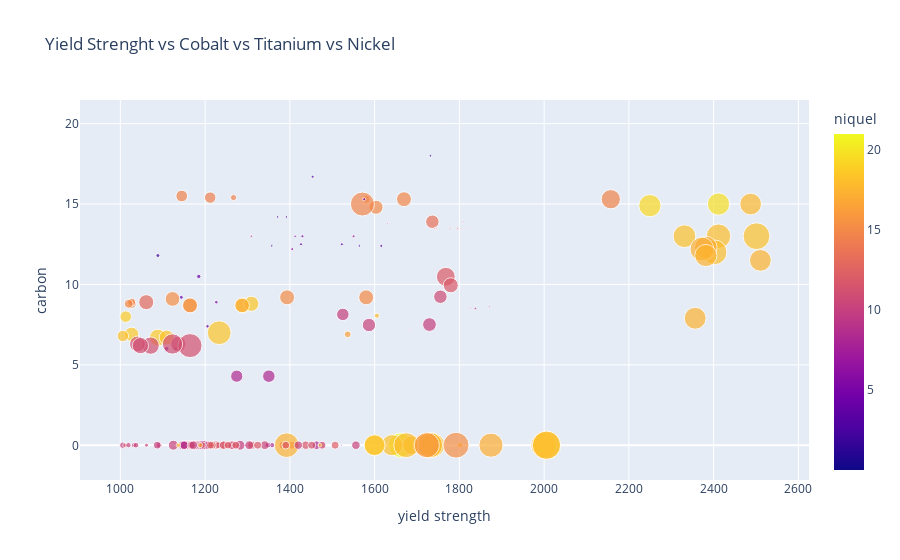

The notebook cell saved with this chart:
### Markdown cell above
## Yield Strenght vs Cobalt vs Titanium vs Nickel scatterplot

### Code cell
fig = px.scatter(data_frame=df, x="yield strength", y= "co", size= "ti", color= "ni", labels={"ni":"niquel"}, title="Yield Strenght vs Cobalt vs Titanium vs Nickel")
fig.update_layout(yaxis_title="carbon")
fig.show()

### Figure 1 — Plotly figure (JSON) as saved in the notebook; plotly's stock layout.template omitted (floating-point values rounded to 4 significant figures; data arrays with more than 128 entries replaced by an {"elided": "..."} marker saying what was removed)
{"data": [{"hovertemplate": "yield strength=%{x}<br>co=%{y}<br>ti=%{marker.size}<br>niquel=%{marker.color}<extra></extra>", "legendgroup": "", "marker": {"color": {"elided": "312 float values"}, "coloraxis": "coloraxis", "size": {"elided": "312 float values"}, "sizemode": "area", "sizeref": 0.00625, "symbol": "circle"}, "mode": "markers", "name": "", "orientation": "v", "showlegend": false, "type": "scatter", "x": {"elided": "312 float values"}, "xaxis": "x", "y": {"elided": "312 float values"}, "yaxis": "y"}], "layout": {"autosize": true, "coloraxis": {"colorbar": {"title": {"text": "niquel"}}, "colorscale": [[0, "#0d0887"], [0.1111, "#46039f"], [0.2222, "#7201a8"], [0.3333, "#9c179e"], [0.4444, "#bd3786"], [0.5556, "#d8576b"], [0.6667, "#ed7953"], [0.7778, "#fb9f3a"], [0.8889, "#fdca26"], [1, "#f0f921"]]}, "legend": {"itemsizing": "constant", "tracegroupgap": 0}, "title": {"text": "Yield Strenght vs Cobalt vs Titanium vs Nickel"}, "xaxis": {"anchor": "y", "autorange": true, "domain": [0, 1], "range": [912.5, 2611.0], "title": {"text": "yield strength"}, "type": "linear"}, "yaxis": {"anchor": "x", "autorange": true, "domain": [0, 1], "range": [-3.471, 21.78], "title": {"text": "carbon"}, "type": "linear"}}}
